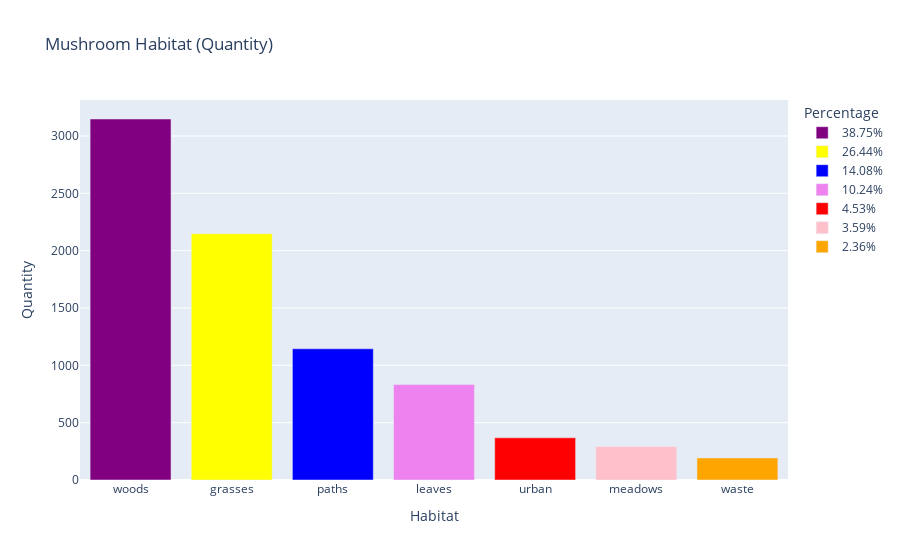

The cell this chart's notebook holds for it:
### Markdown cell above
Majority of the odor on the mushrooms in our data either has no smell or a foul, spicy one!

### Code cell
# plotting the frequency of the habitat attribute
habitat_dict = df_mush['habitat'].value_counts().to_dict()
habitat_ordered = ['woods','grasses','paths','leaves','urban','meadows','waste']
change_dict_key(habitat_dict,list(habitat_dict.keys()),habitat_ordered)
df_habitat = series_to_df(habitat_dict,'Habitat')

fig = px.bar(df_habitat, x='Habitat',y='Quantity',title = "Mushroom Habitat (Quantity)",
             color_discrete_sequence = colors,color = df_habitat['Percentage'])
fig.show()

### Figure 1 — Plotly figure (JSON) as saved in the notebook; plotly's stock layout.template omitted (floating-point values rounded to 4 significant figures)
{"data": [{"alignmentgroup": "True", "hovertemplate": "Percentage=38.75%<br>Habitat=%{x}<br>Quantity=%{y}<extra></extra>", "legendgroup": "38.75%", "marker": {"color": "purple", "pattern": {"shape": ""}}, "name": "38.75%", "offsetgroup": "38.75%", "orientation": "v", "showlegend": true, "textposition": "auto", "type": "bar", "x": ["woods"], "xaxis": "x", "y": [3148], "yaxis": "y"}, {"alignmentgroup": "True", "hovertemplate": "Percentage=26.44%<br>Habitat=%{x}<br>Quantity=%{y}<extra></extra>", "legendgroup": "26.44%", "marker": {"color": "yellow", "pattern": {"shape": ""}}, "name": "26.44%", "offsetgroup": "26.44%", "orientation": "v", "showlegend": true, "textposition": "auto", "type": "bar", "x": ["grasses"], "xaxis": "x", "y": [2148], "yaxis": "y"}, {"alignmentgroup": "True", "hovertemplate": "Percentage=14.08%<br>Habitat=%{x}<br>Quantity=%{y}<extra></extra>", "legendgroup": "14.08%", "marker": {"color": "blue", "pattern": {"shape": ""}}, "name": "14.08%", "offsetgroup": "14.08%", "orientation": "v", "showlegend": true, "textposition": "auto", "type": "bar", "x": ["paths"], "xaxis": "x", "y": [1144], "yaxis": "y"}, {"alignmentgroup": "True", "hovertemplate": "Percentage=10.24%<br>Habitat=%{x}<br>Quantity=%{y}<extra></extra>", "legendgroup": "10.24%", "marker": {"color": "violet", "pattern": {"shape": ""}}, "name": "10.24%", "offsetgroup": "10.24%", "orientation": "v", "showlegend": true, "textposition": "auto", "type": "bar", "x": ["leaves"], "xaxis": "x", "y": [832], "yaxis": "y"}, {"alignmentgroup": "True", "hovertemplate": "Percentage=4.53%<br>Habitat=%{x}<br>Quantity=%{y}<extra></extra>", "legendgroup": "4.53%", "marker": {"color": "red", "pattern": {"shape": ""}}, "name": "4.53%", "offsetgroup": "4.53%", "orientation": "v", "showlegend": true, "textposition": "auto", "type": "bar", "x": ["urban"], "xaxis": "x", "y": [368], "yaxis": "y"}, {"alignmentgroup": "True", "hovertemplate": "Percentage=3.59%<br>Habitat=%{x}<br>Quantity=%{y}<extra></extra>", "legendgroup": "3.59%", "marker": {"color": "pink", "pattern": {"shape": ""}}, "name": "3.59%", "offsetgroup": "3.59%", "orientation": "v", "showlegend": true, "textposition": "auto", "type": "bar", "x": ["meadows"], "xaxis": "x", "y": [292], "yaxis": "y"}, {"alignmentgroup": "True", "hovertemplate": "Percentage=2.36%<br>Habitat=%{x}<br>Quantity=%{y}<extra></extra>", "legendgroup": "2.36%", "marker": {"color": "orange", "pattern": {"shape": ""}}, "name": "2.36%", "offsetgroup": "2.36%", "orientation": "v", "showlegend": true, "textposition": "auto", "type": "bar", "x": ["waste"], "xaxis": "x", "y": [192], "yaxis": "y"}], "layout": {"autosize": true, "barmode": "relative", "legend": {"title": {"text": "Percentage"}, "tracegroupgap": 0}, "title": {"text": "Mushroom Habitat (Quantity)"}, "xaxis": {"anchor": "y", "autorange": true, "domain": [0, 1], "range": [-0.5, 6.5], "title": {"text": "Habitat"}, "type": "category"}, "yaxis": {"anchor": "x", "autorange": true, "domain": [0, 1], "range": [0, 3314.0], "title": {"text": "Quantity"}, "type": "linear"}}}
